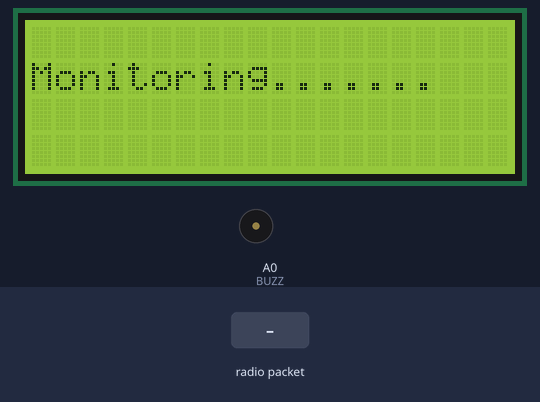
Bench run of a sketch on a simulated Arduino Uno, built with avr-gcc and run on an emulated ATmega328P. Shown: 20×4 character LCD, buzzer (waves = sounding, pin HIGH). The inputs (shaded band) are chosen by the test bench. No radio packets arrive unless stated; what the sketch prints to the serial monitor is not drawn.

Above: at 4.2 s.
4.3 s: radio packet "A" arrives
At 6.4 s:
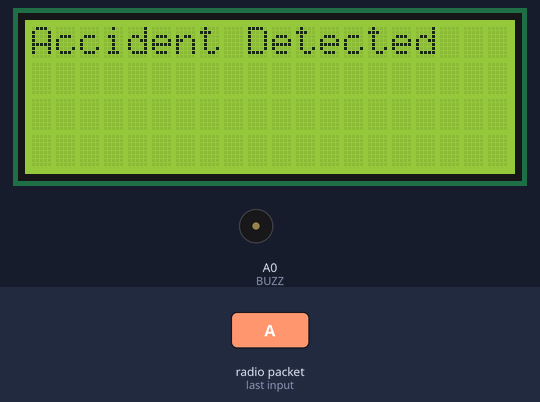
7.0 s: radio packet "B" arrives
At 9.9 s:
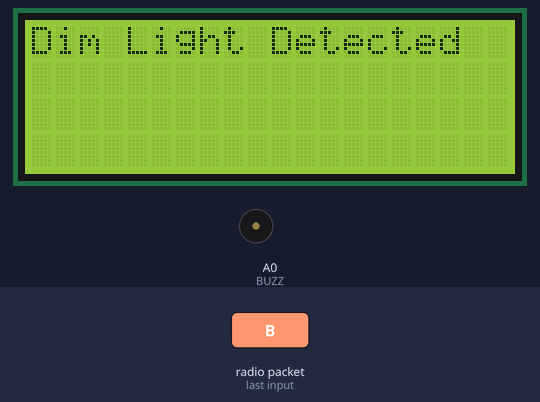
10.0 s: radio packet "C" arrives
At 14.3 s:
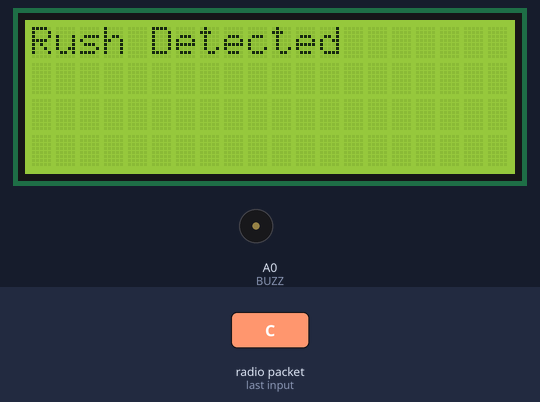
15.4 s: radio packet "D" arrives
At 18.3 s:
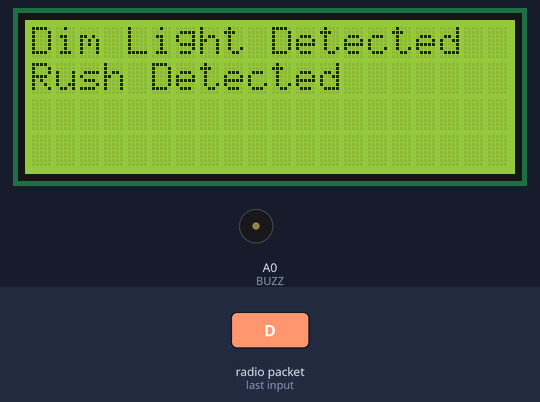
18.4 s: radio packet "E" arrives
At 23.5 s:
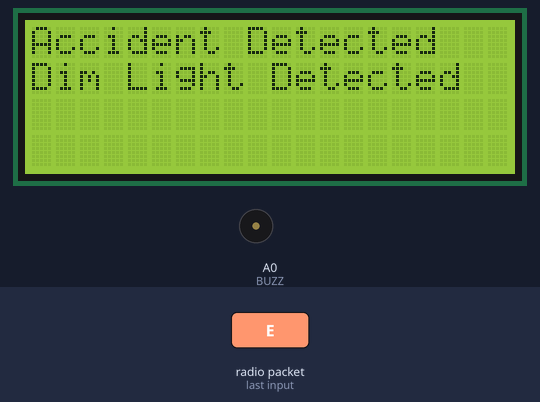
23.8 s: radio packet "G" arrives
At 27.2 s:
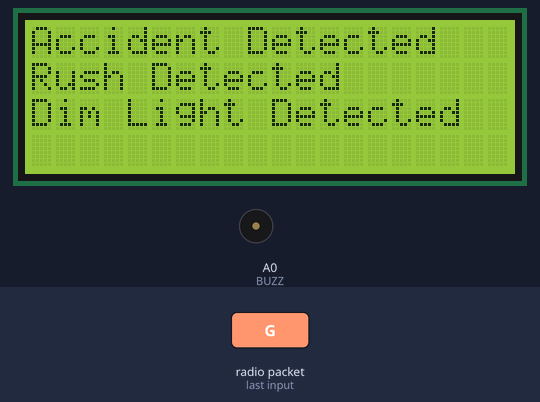
Timing chart, 0 to 28.7 s (numbered marks = the images above; inputs shaded):
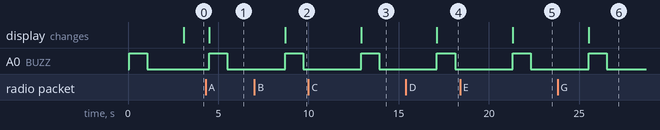

The sketch:

Receiver_Code_LoRa_Module.ino
```cpp
#include <SPI.h>
#include <LoRa.h>
#include <LiquidCrystal.h>

const int rs = 3, en = 4, d4 = 5, d5 = 6, d6 = 7, d7 = 8;
LiquidCrystal lcd(rs, en, d4, d5, d6, d7);

#define BUZZ A0
long lastUpdate;

void setup() {
  Serial.begin(9600);
  while (!Serial);

  Serial.println("LoRa Receiver");

  lcd.begin(20, 4);
  pinMode(BUZZ, OUTPUT);

  lcd.clear();
  lcd.setCursor(2, 0);
  lcd.print("Automatic Traffic");
  lcd.setCursor(9, 1);
  lcd.print("And");
  lcd.setCursor(3, 2);
  lcd.print("Road Monitoring");
  lcd.setCursor(7, 3);
  lcd.print("System");

  digitalWrite(BUZZ, HIGH);
  delay(1000);
  digitalWrite(BUZZ, LOW);

  delay(2000);

  if (!LoRa.begin(433E6)) {
    Serial.println("Starting LoRa failed!");
    while (1);
  }
}

void loop() {
  // try to parse packet
  int packetSize = LoRa.parsePacket();
  if (packetSize) {
    // received a packet
    String receivedData;

    // Read packet
    while (LoRa.available()) {
      receivedData += (char)LoRa.read();
    }
    Serial.println(receivedData);

    if (receivedData == "A") {
      lcd.clear();
      lcd.setCursor(0, 0);
      lcd.print("Accident Detected");
      Serial.println("Accident Detected");
      beep();
      delay(2000);
    } else if (receivedData == "B") {
      lcd.clear();
      lcd.setCursor(0, 0);
      lcd.print("Dim Light Detected");
      Serial.println("Dim Light Detected");
      beep();
      delay(2000);
    } else if (receivedData == "C") {
      lcd.clear();
      lcd.setCursor(0, 0);
      lcd.print("Rush Detected");
      Serial.println("Rush Detected");
      beep();
      delay(2000);
    } else if (receivedData == "D") {
      lcd.clear();
      lcd.setCursor(0, 0);
      lcd.print("Dim Light Detected");
      Serial.print("Dim Light Detected ");
      lcd.setCursor(0, 1);
      lcd.print("Rush Detected");
      Serial.print("Rush Detected");
      beep();
      delay(2000);
    } else if (receivedData == "E") {
      lcd.clear();
      lcd.setCursor(0, 0);
      lcd.print("Accident Detected");
      Serial.print("Accident Detected ");
      lcd.setCursor(0, 1);
      lcd.print("Dim Light Detected");
      Serial.print("Dim Light Detected");
      beep();
      delay(2000);
    } else if (receivedData == "F") {
      lcd.clear();
      lcd.setCursor(0, 0);
      lcd.print("Accident Detected");
      Serial.println("Accident Detected");
      beep();
      delay(2000);
    } else if (receivedData == "G") {
      lcd.clear();
      lcd.setCursor(0, 0);
      lcd.print("Accident Detected");
      Serial.print("Accident Detected ");
      lcd.setCursor(0, 1);
      lcd.print("Rush Detected ");
      Serial.print("Rush Detected ");
      lcd.setCursor(0, 2);
      lcd.print("Dim Light Detected");
      Serial.println("Dim Light Detected");
      beep();
      delay(2000);
    } else if (receivedData == "H") {
      lcd.clear();
      lcd.setCursor(0, 0);
      lcd.print("Fog Detected");
      Serial.print("Fog Detected ");
      beep();
      delay(2000);
    }
    else if (receivedData == "I") {
      lcd.clear();
      lcd.setCursor(0, 0);
      lcd.print("Animal Detected");
      Serial.println("Animal Detected");
      beep();
      delay(2000);
    } else {
      // Unknown data
    }
  }
  else{
    if(millis() - lastUpdate > 3000){
     lcd.clear();
    lcd.setCursor(0,1);
    lcd.print("Monitoring.......");
    lastUpdate = millis();
    }
  }

  delay(200);
}

void beep() {
  digitalWrite(BUZZ, HIGH);
  delay(1000);
  digitalWrite(BUZZ, LOW);
  delay(1000);
}
```

Measured:
- after the input at 4.3 s, A0 (BUZZ): LOW → HIGH after 0.20 s, → LOW 1.0 s later; the display: changes after 0.20 s (image 1)
- after the input at 7.0 s, A0 (BUZZ): LOW → HIGH after 1.7 s, → LOW 1.0 s later; the display: changes after 1.7 s (image 2)
- after the input at 10.0 s, A0 (BUZZ): LOW → HIGH after 2.9 s, → LOW 1.0 s later; the display: changes after 2.9 s (image 3)
- after the input at 15.4 s, A0 (BUZZ): LOW → HIGH after 1.7 s, → LOW 1.0 s later; the display: changes after 1.7 s (image 4)
- after the input at 18.4 s, A0 (BUZZ): LOW → HIGH after 2.9 s, → LOW 1.0 s later; the display: changes after 2.9 s (image 5)
- after the input at 23.8 s, A0 (BUZZ): LOW → HIGH after 1.7 s, → LOW 1.0 s later; the display: changes after 1.7 s (image 6)
